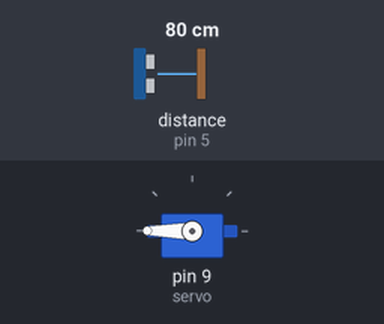
Bench run of a sketch on a simulated Arduino Uno, built with avr-gcc and run on an emulated ATmega328P. Shown: servo. Wiring (inferred from the names in the program): ultrasonic range finder: trigger pin 6; echo pin 5. The inputs (shaded band) are chosen by the test bench; at power-on: distance to the obstacle (sensor on pin 5) 80 cm. The echo pulse lasts 58.3 µs per cm; what the sketch prints to the serial monitor is not drawn.

Above: at 1.2 s.
1.3 s: distance to the obstacle (sensor on pin 5) set to 17 cm
4.3 s: distance to the obstacle (sensor on pin 5) set to 14 cm
At 4.9 s:
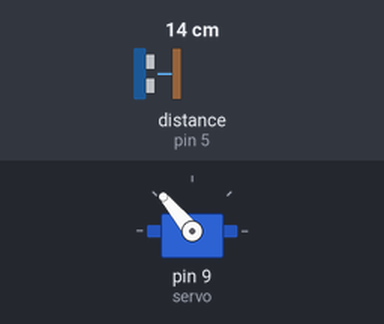
7.3 s: distance to the obstacle (sensor on pin 5) set to 18 cm
At 8.5 s:
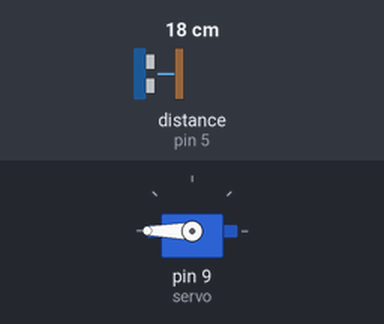
10.3 s: distance to the obstacle (sensor on pin 5) set to 2 cm
At 13.5 s:
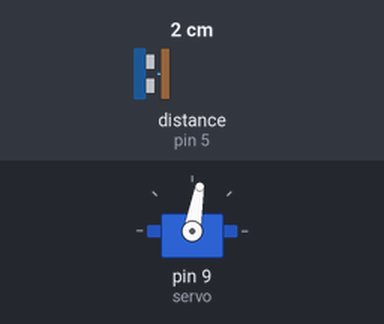
Timing chart, 0 to 14.3 s (numbered marks = the images above; inputs shaded):
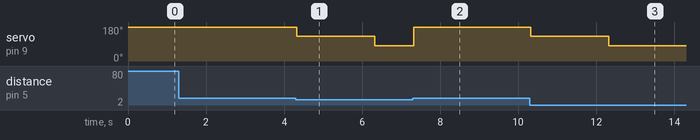

Measured:
- the behaviour switches between 16 and 15 cm on distance to the obstacle (sensor on pin 5) (found by bisection; images 0 and 1)
- after the input at 1.3 s, every drawn part: stays the same
- after the input at 4.3 s, servo on pin 9 (servo): 180° → 130° at once, → 80° 2.0 s later
- after the input at 7.3 s, servo on pin 9 (servo): 80° → 180° at once
- after the input at 10.3 s, servo on pin 9 (servo): 180° → 130° at once, → 80° 2.0 s later

The sketch:

servormotorttttttttttttttttt.ino
```cpp
#include <Servo.h>

Servo servo;

#define trig 6
#define echo 5
int angle = 0;
bool objectDetected = false;  // 물체 감지 여부를 저장하는 변수

void setup() {
  servo.attach(9);
  servo.write(180);  // 서보 모터 초기 각도 설정
  Serial.begin(9600);
  pinMode(trig, OUTPUT);
  pinMode(echo, INPUT);
}

void loop() {
  long duration, distance;

  digitalWrite(trig, LOW);
  digitalWrite(echo, LOW);
  delayMicroseconds(2);
  digitalWrite(trig, HIGH);
  delayMicroseconds(10);
  digitalWrite(trig, LOW);

  duration = pulseIn(echo, HIGH);
  distance = ((float)(340 * duration) / 10000) / 2;

  Serial.print("거리:");
  Serial.print(distance);
  Serial.println("cm");

  // 물체 감지 여부에 따른 서보 모터 제어
  if (!objectDetected && distance < 15) {
    // 물체를 처음으로 감지한 경우
    servo.write(130);
    delay(2000);
    servo.write(80);
    objectDetected = true;  // 물체 감지 상태 업데이트
  } else if (objectDetected && distance >= 15) {
    // 물체 감지 상태에서 물체가 사라진 경우
    servo.write(180);  // 제자리로 돌아가는 동작
    delay(2000);
    objectDetected = false;  // 물체 감지 상태 업데이트
  } //else if (objectDetected && distance < 15) {
    // 물체 감지 상태에서 물체를 다시 감지한 경우
    //servo.write(130);  // 추가 동작 수행
   // delay(2000);
    //servo.write(80);
   // delay(2000);
   else if (!objectDetected && distance < 15) {
    // 물체를 감지하지 않은 상태에서 물체가 나타난 경우
    servo.write(130);  // 두 번째 동작 수행
    delay(2000);
    servo.write(80);
    delay(2000);
    objectDetected = true;  // 물체 감지 상태 업데이트
  }
}
```
